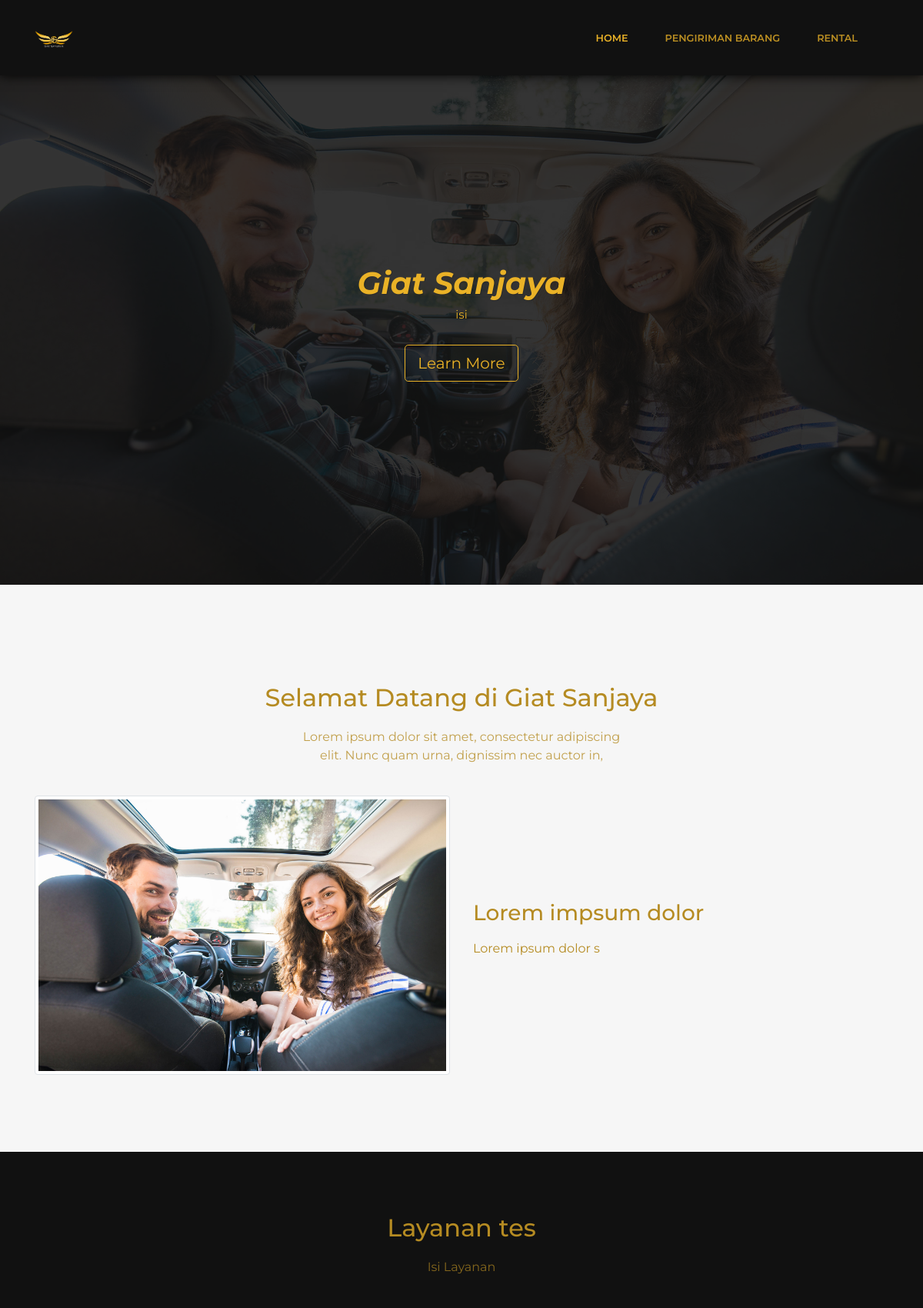
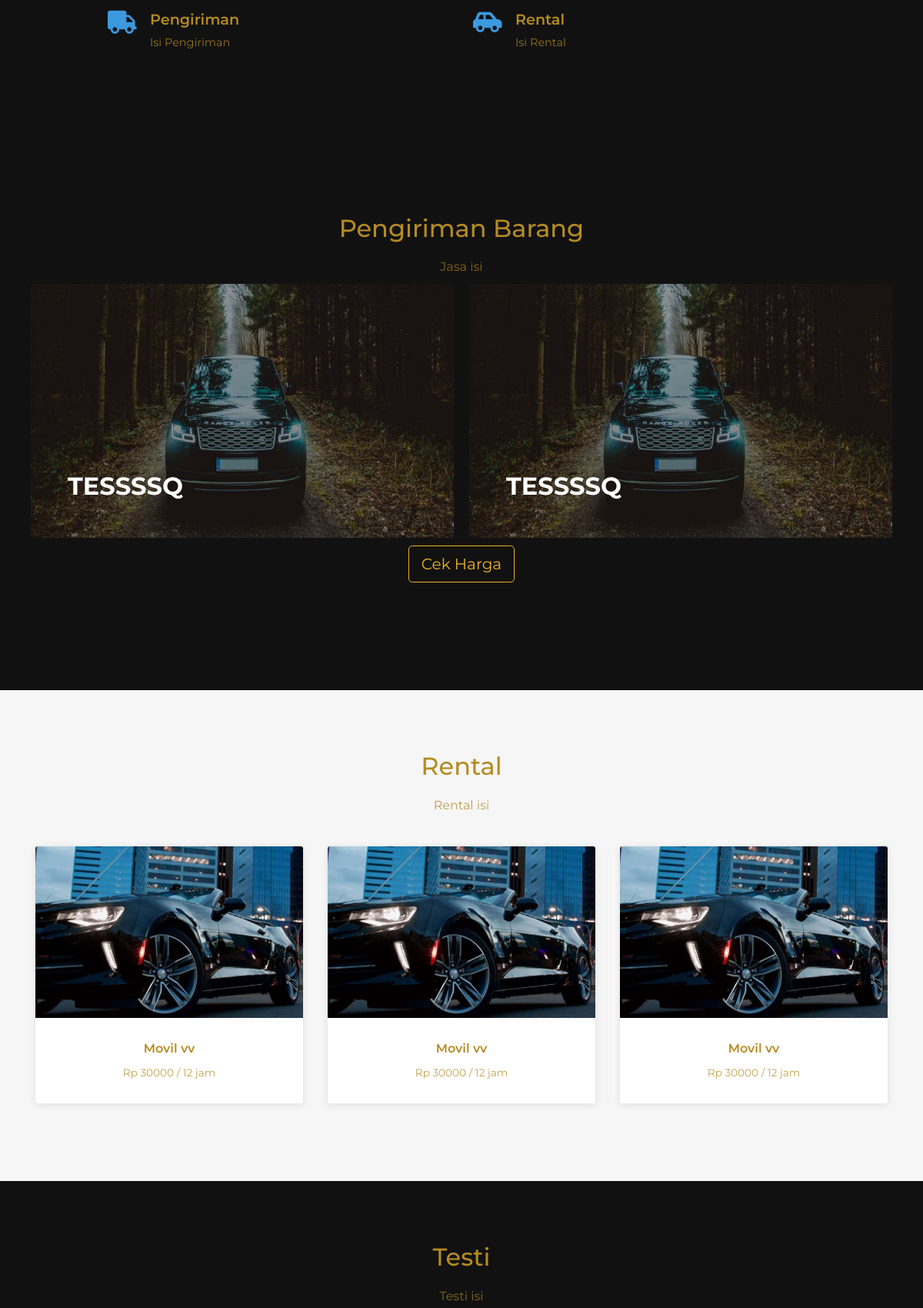
The page / (upper part) on the database its author committed (2 pictures, top to bottom).
### tables this page shows
CREATE TABLE `tbl_landing` (
  `id_landing` int(3) NOT NULL,
  `judul` varchar(50) DEFAULT NULL,
  `isi` varchar(500) DEFAULT NULL,
  `foto` varchar(500) DEFAULT NULL
);

CREATE TABLE `tbl_welcome` (
  `id_welcome` int(3) NOT NULL,
  `judul_1` varchar(100) DEFAULT NULL,
  `isi_1` varchar(500) DEFAULT NULL,
  `judul_2` varchar(100) DEFAULT NULL,
  `isi_2` varchar(500) DEFAULT NULL,
  `foto` varchar(100) DEFAULT NULL
);

CREATE TABLE `tbl_layanan` (
  `id_layanan` int(3) NOT NULL,
  `judul_1` varchar(100) DEFAULT NULL,
  `judul_2` varchar(100) DEFAULT NULL,
  `judul_3` varchar(100) DEFAULT NULL,
  `isi_1` varchar(500) DEFAULT NULL,
  `isi_2` varchar(500) DEFAULT NULL,
  `isi_3` varchar(500) DEFAULT NULL
);

CREATE TABLE `tbl_jasa_konten` (
  `id_jasa_konten` int(3) NOT NULL,
  `judul` varchar(50) NOT NULL,
  `foto` varchar(500) NOT NULL
);

CREATE TABLE `tbl_rental` (
  `id_rental` int(3) NOT NULL,
  `nama` varchar(50) NOT NULL,
  `harga` varchar(50) NOT NULL,
  `foto` varchar(50) NOT NULL
);

### application/views/layouts/v_wrapper.php (called while the page is built)
<?php
require_once('v_head.php');
require_once('v_nav.php');
require_once('v_content.php');
require_once('v_footer.php');

### application/controllers/Beranda.php (called while the page is built, shortened)
<?php
class Beranda extends CI_Controller
{
  public function __construct()
  {
    $this->load->model('m_jasa');
    $this->load->model('m_kontak');
    $this->load->model('m_home');
    $this->load->model('m_rental');
    $this->load->model('m_testi');
    $this->load->model('m_layanan');
    $this->load->model('m_welcome');
    $this->load->model('m_landing');
  }
  public function index()
  {
    $hp = $this->m_kontak->get_kontak_by_kode(1);
    foreach ($hp->result_array() as $hp) {
      $no_hp = $hp['isi'];
    }
    $alamat = $this->m_kontak->get_kontak_by_kode(2);
    foreach ($alamat->result_array() as $alamat) {
      $alamat = $alamat['isi'];
    }
    $jasa = $this->m_home->get_home_jasa();
    foreach ($jasa->result_array() as $jasa) {
      $jasa_judul = $jasa['judul'];
      $jasa_isi = $jasa['isi'];
    }
    $rental = $this->m_home->get_home_rental();
    foreach ($rental->result_array() as $rental) {
      $rental_judul = $rental['judul'];
      $rental_isi = $rental['isi'];
    }
    $testi = $this->m_home->get_home_testi();
    foreach ($testi->result_array() as $testi) {
      $testi_judul = $testi['judul'];
      $testi_isi = $testi['isi'];
    }
    $data = array(
      'title' => 'Home',
      'active1' => 'active',
      'active2' => '',
      'active3' => '',
      'rental' => $this->m_rental->get_rental_home(),
      'testi' => $this->m_testi->get_testi(),
      'no_hp' => $no_hp,
      'alamat' => $alamat,
      'jasa_judul' => $jasa_judul,
      'jasa_isi' => $jasa_isi,
      'rental_judul' => $rental_judul,
      'rental_isi' => $rental_isi,
      'testi_judul' => $testi_judul,
      'testi_isi' => $testi_isi,
      'jasa' => $this->m_jasa->get_jasa_home(),
      'layanan' => $this->m_layanan->get_layanan(),
      'welcome' => $this->m_welcome->get_welcome(),
      'landing' => $this->m_landing->get_landing(),
      'isi' => 'user/v_home'
    );
    $this->load->view('layouts/v_wrapper', $data, FALSE);
  }
}

### index.php (called while the page is built, shortened)
<?php
require_once BASEPATH.'core/CodeIgniter.php';

### application/views/layouts/v_content.php (called while the page is built)
<?php
if ($isi) {
$this->load->view($isi);
}

### application/models/M_landing.php (called while the page is built, shortened)
<?php
class M_landing extends CI_Model
{
  function get_landing()
  {
    $hsl = $this->db->query("SELECT * FROM tbl_landing");
    return $hsl;
  }
}

### application/models/M_welcome.php (called while the page is built, shortened)
<?php
class M_welcome extends CI_Model
{
  function get_welcome()
  {
    $hsl = $this->db->query("SELECT * FROM tbl_welcome");
    return $hsl;
  }
}

### application/models/M_layanan.php (called while the page is built, shortened)
<?php
class M_layanan extends CI_Model
{
  function get_layanan()
  {
    $hsl = $this->db->query("SELECT * FROM tbl_layanan");
    return $hsl;
  }
}

### application/models/M_home.php (called while the page is built, shortened)
<?php
class M_home extends CI_Model
{
  function get_home_rental()
  {
    $hsl = $this->db->query("SELECT * FROM tbl_home WHERE id=1");
    return $hsl;
  }
  function get_home_jasa()
  {
    $hsl = $this->db->query("SELECT * FROM tbl_home WHERE id=2");
    return $hsl;
  }
  function get_home_testi()
  {
    $hsl = $this->db->query("SELECT * FROM tbl_home WHERE id=3");
    return $hsl;
  }
}

### application/models/M_jasa.php (called while the page is built, shortened)
<?php
class M_jasa extends CI_Model
{
  function get_jasa_home()
  {
    $hsl = $this->db->query("SELECT * FROM tbl_jasa_konten ORDER BY id_jasa_konten DESC LIMIT 2");
    return $hsl;
  }
}

### application/models/M_rental.php (called while the page is built, shortened)
<?php
class M_rental extends CI_Model
{
  function get_rental_home()
  {
    $hsl = $this->db->query("SELECT * FROM tbl_rental ORDER BY id_rental DESC LIMIT 3");
    return $hsl;
  }
}

### application/views/user/v_home.php (the view, shortened to what this page needs)
<main class="page landing-page">
    <?php foreach ($landing->result_array() as $i) :
        $judul = $i['judul'];
        $isi = $i['isi'];
        $foto = $i['foto'];
    endforeach;
    ?>
    <section class="clean-block clean-hero" style="color: rgba(17,17,17,0.85);background: url(<?= base_url() ?>user/assets/img/tech/<?= $foto ?>) center / cover;">
        <div class="text">
            <h1 class="text-capitalize text-center" style="color: rgb(234,178,39);font-weight: bold;font-style: italic;"><?= $judul ?></h1>
            <p style="color: rgb(234,178,39);font-size: 15px;line-height: 18px;"><?= $isi ?><br>
            </p>
            <a href="#info"><button class="btn btn-outline-light btn-lg" type="button">Learn More</button></a>
        </div>
    </section>
    <section id="info" class="clean-block clean-info dark">
        <div class="container">
            <?php foreach ($welcome->result_array() as $i) :
                $judul_1 = $i['judul_1'];
                $judul_2 = $i['judul_2'];
                $isi_1 = $i['isi_1'];
                $isi_2 = $i['isi_2'];
                $foto = $i['foto'];
            endforeach;
            ?>
            <div class="block-heading">
                <h2 class="text-info mt-5"><?= $judul_1 ?></h2>
                <p><?= $isi_1 ?></p>
            </div>
            <div class="row align-items-center">
                <div class="col-md-6">
                    <img class="img-thumbnail" src="<?= base_url() ?>user/assets/img/tech/<?= $foto ?>">
                </div>
                <div class="col-md-6">
                    <h3><?= $judul_2 ?></h3>
                    <div class="getting-started-info">
                        <p><?= $isi_2 ?></p>
                    </div>
                </div>
            </div>
        </div>
    </section>
    <section class="clean-block features">
        <div class="container">
            <div class="block-heading">
                <?php foreach ($layanan->result_array() as $i) :
                    $judul_1 = $i['judul_1'];
                    $judul_2 = $i['judul_2'];
                    $judul_3 = $i['judul_3'];
                    $isi_1 = $i['isi_1'];
                    $isi_2 = $i['isi_2'];
                    $isi_3 = $i['isi_3'];
                endforeach;
                ?>
                <h2 class="text-info"><?= $judul_1 ?></h2>
                <p><?= $isi_1 ?></p>
            </div>
            <div class="row justify-content-center">
                <div class="col-md-5 feature-box"><i class="fas fa-truck icon"></i>
                    <h4><?= $judul_2 ?></h4>
                    <p><?= $isi_2 ?></p>
                </div>
                <div class="col-md-5 feature-box"><i class="fas fa-car-side icon"></i>
                    <h4><?= $judul_3 ?></h4>
                    <p><?= $isi_3 ?></p>
                </div>
            </div>
        </div>
    </section>
    <section class="clean-block features">
        <div class="container">
            <div class="block-heading">
                <h2 class="text-info"><?= $jasa_judul ?></h2>
                <p><?= $jasa_isi ?></p>
                <div class="row">
                    <?php foreach ($jasa->result_array() as $i) :
                        $judul = $i['judul'];
                        $foto = $i['foto'];
                    ?>
                        <div class="col-md-6 mb-lg-0" style="padding: 10px;">
                            <div class="hover hover-5 text-white rounded"><img src="<?php echo base_url() . 'user/assets/img/jasa/' . $foto; ?>" alt="image">
                                <div class="hover-overlay"></div>
                                <div class="hover-5-content">
                                    <h2 class="text-uppercase hover-5-title font-weight-light mb-0" style="font-weight: bold;">
                                        <strong class="font-weight-bold text-white"><?= $judul ?></strong>&nbsp;</h2>
                                </div>
                            </div>
                        </div>
                    <?php endforeach; ?>
                </div>
                <a href="<?= base_url('Jasa') ?>"><button class="btn btn-outline-light btn-lg" type="button">Cek Harga</button></a>
            </div>
        </div>
    </section>
    <section class="clean-block clean-catalog dark">
        <div class="container">
            <div class="block-heading">
                <h2 class="text-info"><?= $rental_judul ?></h2>
                <p><?= $rental_isi ?></p>
            </div>
            <div class="row justify-content-center">
                <?php foreach ($rental->result_array() as $i) :
                    $nama = $i['nama'];
                    $harga = $i['harga'];
                    $foto = $i['foto'];
                ?>
                    <div class="col-sm-6 col-lg-4">
                        <div class="card clean-card text-center"><img class="card-img-top w-100 d-block" src="<?php echo base_url() . 'user/assets/img/rental/' . $foto; ?>">
                            <div class="card-body info">
                                <h4 class="card-title"><?= $nama ?></h4>
                                <p class="card-text"><?= 'Rp ' . $harga . ' / 12 jam' ?></p>
                            </div>
                        </div>
                    </div>
                <?php endforeach; ?>
            </div>
        </div>
    </section>
    <section class="clean-block about-us">
        <div class="container">
            <div class="block-heading">
                <h2 class="text-info"><?= $testi_judul ?></h2>
                <p><?= $testi_isi ?></p>
            </div>
        </div>
    </section>
</main>

### application/views/layouts/v_head.php (shortened to what this page needs)
<!DOCTYPE html>
<html>
<head>
  <link rel="stylesheet" href="<?= base_url() ?>user/assets/bootstrap/css/bootstrap.min.css">
  <link rel="stylesheet" href="<?= base_url() ?>user/assets/fonts/fontawesome-all.min.css">
  <link rel="stylesheet" href="<?= base_url() ?>user/assets/fonts/font-awesome.min.css">
  <link rel="stylesheet" href="<?= base_url() ?>user/assets/fonts/fontawesome5-overrides.min.css">
  <link rel="stylesheet" href="<?= base_url() ?>user/assets/css/Bold-BS4-Image-Caption-Hover-Effect-5.css">
  <link rel="stylesheet" href="<?= base_url() ?>user/assets/css/Data-Table.css">
  <link rel="stylesheet" href="https://cdn.datatables.net/1.10.15/css/dataTables.bootstrap.min.css">
  <link rel="stylesheet" href="https://cdnjs.cloudflare.com/ajax/libs/baguettebox.js/1.10.0/baguetteBox.min.css">
  <link rel="stylesheet" href="<?= base_url() ?>user/assets/css/smoothproducts.css">
  <link rel="stylesheet" href="<?= base_url() ?>user/assets/css/untitled.css">
  <link rel="stylesheet" href="<?= base_url() ?>user/assets/css/WhatsApp-Button.css">
</head>

### application/views/layouts/v_nav.php (shortened to what this page needs)
<body>
    <nav class="navbar navbar-light navbar-expand-lg fixed-top bg-white clean-navbar">
        <div class="container"><a class="navbar-brand logo" href="<?= base_url('beranda') ?>"><img style="width: 50px;height: 50px;" src="<?= base_url() ?>user/assets/img/WhatsApp_Image_2020-07-22_at_00-removebg-preview.png"></a>
            <div class="collapse navbar-collapse" id="navcol-1">
                <ul class="nav navbar-nav ml-auto">
                    <li class="nav-item" role="presentation"><a class="nav-link <?= $active1 ?>" href="<?= base_url('beranda') ?> ">Home</a></li>
                    <li class="nav-item" role="presentation"><a class="nav-link <?= $active2 ?>" href="<?= base_url('jasa') ?>">Pengiriman Barang</a></li>
                    <li class="nav-item" role="presentation"><a class="nav-link <?= $active3 ?>" href="<?= base_url('rental') ?>">Rental</a></li>
                </ul>
            </div>
        </div>
    </nav>

### application/views/layouts/v_footer.php (shortened to what this page needs)
</body>
</html>

### user/assets/css/Bold-BS4-Image-Caption-Hover-Effect-5.css (style rules this page uses)
.hover { overflow: hidden; position: relative; padding-bottom: 60%; }
.hover-overlay { width: 100%; height: 100%; position: absolute; top: 0; left: 0; z-index: 90; transition: all 0.4s; }
.hover img { width: 100%; position: absolute; top: 0; left: 0; transition: all 0.3s; }
.hover-5::after { content: ''; width: 100%; height: 10px; background: #b38921; position: absolute; bottom: -10px; left: 0; display: block; transition: all 0.3s; z-index: 999; }
.hover-5 .hover-overlay { background: rgba(0, 0, 0, 0.4); }
.hover-5-title { position: absolute; bottom: 1rem; left: 0; transition: all 0.3s; padding: 2rem 3rem; z-index: 99; }

### user/assets/css/smoothproducts.css (style rules this page uses)
html, body { height: 100%; width: 100%; }

### user/assets/css/untitled.css (style rules this page uses)
.bg-white { background-color: #111111!important; }
.navbar-light .navbar-nav .nav-link { color: rgba(234,178,39,0.79); }
.navbar-light .navbar-nav .active > .nav-link, .navbar-light .navbar-nav .nav-link.active, .navbar-light .navbar-nav .nav-link.show, .navbar-light .navbar-nav .show > .nav-link { color: rgb(234,178,39); }
.clean-navbar.fixed-bottom, .clean-navbar.fixed-top { box-shadow: 0 0 15px rgb(0,0,0); }
body { margin: 0; font-family: Montserrat,sans-serif; font-size: 1rem; font-weight: 400; line-height: 1.5; color: #b58b22; text-align: left; background-color: #111111; }
.text-info { color: #b58b22!important; }
.btn-outline-light { color: #eab227; border-color: #eab227; }

### rows shown on the page
tbl_landing: foto (picture), judul "Giat Sanjaya", isi "isi"
tbl_welcome: judul_1 "Selamat Datang di Giat Sanjaya", isi_1 "Lorem ipsum dolor sit amet, consectetur adipiscing elit. Nunc quam urna, dignissim nec auctor in,", foto (picture), judul_2 "Lorem impsum dolor", isi_2 "Lorem ipsum dolor s"
tbl_layanan: judul_1 "Layanan tes", isi_1 "Isi Layanan", judul_2 "Pengiriman", isi_2 "Isi Pengiriman", judul_3 "Rental", isi_3 "Isi Rental"
tbl_jasa_konten: foto (picture), judul "TESSSSQ"
tbl_jasa_konten: foto (picture), judul "TESSSSQ"
tbl_rental: foto (picture), nama "Movil vv", harga "30000"
tbl_rental: foto (picture), nama "Movil vv", harga "30000"
tbl_rental: foto (picture), nama "Movil vv", harga "30000"

### other values the page prints
$jasa_judul "Pengiriman Barang"
$jasa_isi "Jasa isi"
$rental_judul "Rental"
$rental_isi "Rental isi"
$testi_judul "Testi"
$testi_isi "Testi isi"
